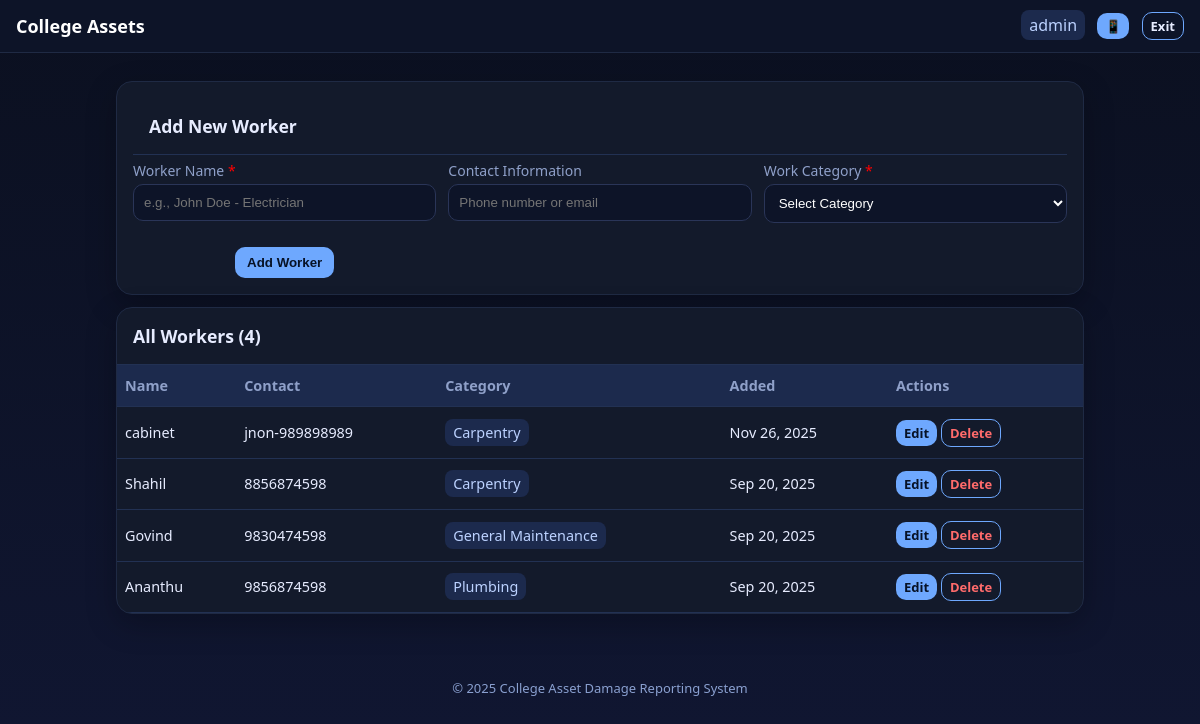
/views/admin/workers.php (signed in), run on the app's committed database.
### tables this page shows
CREATE TABLE `workers` (
  `worker_id` int(11) NOT NULL,
  `name` varchar(255) NOT NULL,
  `contact` varchar(255) DEFAULT NULL,
  `category_id` int(11) NOT NULL,
  `created_at` timestamp NOT NULL DEFAULT current_timestamp()
);

CREATE TABLE `categories` (
  `id` int(11) NOT NULL,
  `name` varchar(100) NOT NULL
);

### views/admin/workers.php (the view, shortened to what this page needs)
<?php
require_once __DIR__ . '/../../config/init.php';
$editWorker = null;
$workers = $conn->query("
    SELECT w.*, c.name as category_name
    FROM workers w
    JOIN categories c ON c.id = w.category_id
    ORDER BY c.name, w.name
");
include __DIR__ . '/../partials/header.php';
?>
<div class="card">
    <h3 class="card-title"><?= $editWorker ? 'Edit Worker' : 'Add New Worker' ?></h3>
    <form method="post" class="grid cols-3">
        <div>
            <label>Worker Name <span style="color: red;">*</span></label>
            <input class="input" name="name"
                   value="<?= htmlspecialchars($editWorker['name'] ?? $_POST['name'] ?? '') ?>"
                   required
                   placeholder="e.g., John Doe - Electrician">
        </div>
        <div>
            <label>Contact Information</label>
            <input class="input" name="contact"
                   value="<?= htmlspecialchars($editWorker['contact'] ?? $_POST['contact'] ?? '') ?>"
                   placeholder="Phone number or email">
        </div>
        <div>
            <label>Work Category <span style="color: red;">*</span></label>
            <select class="input" name="category_id" required>
                <option value="">Select Category</option>
            </select>
        </div>
        <div class="actions" style="text-align: center;">
            <button class="btn" type="submit">
                <?= $editWorker ? 'Update Worker' : 'Add Worker' ?>
            </button>
        </div>
    </form>
</div>
<div class="table-card">
    <h3 class="card-title">All Workers (<?= $workers->num_rows ?>)</h3>
    <div class="table-scroll">
        <table class="table">
            <thead>
                <tr>
                    <th>Name</th>
                    <th>Contact</th>
                    <th>Category</th>
                    <th>Added</th>
                    <th>Actions</th>
                </tr>
            </thead>
            <tbody>
                <?php if ($workers->num_rows > 0): ?>
                    <?php while ($worker = $workers->fetch_assoc()): ?>
                        <tr>
                            <td><?= htmlspecialchars($worker['name']) ?></td>
                            <td>
                                <?php if (!empty($worker['contact'])): ?>
                                    <?= htmlspecialchars($worker['contact']) ?>
                                <?php else: ?>
                                    <span style="color: #8fa0c9;">No contact</span>
                                <?php endif; ?>
                            </td>
                            <td>
                                <span class="tag"><?= htmlspecialchars($worker['category_name']) ?></span>
                            </td>
                            <td><?= date('M j, Y', strtotime($worker['created_at'])) ?></td>
                            <td>
                                <a href="?edit=<?= (int)$worker['worker_id'] ?>" class="btn small">Edit</a>
                                <a href="?delete=<?= (int)$worker['worker_id'] ?>"
                                   class="btn small outline"
                                   onclick="return confirm('Are you sure you want to delete this worker?')"
                                   style="color: #ff6b6b;">Delete</a>
                            </td>
                        </tr>
                    <?php endwhile; ?>
                <?php endif; ?>
            </tbody>
        </table>
    </div>
</div>
<?php include __DIR__ . '/../partials/footer.php'; ?>

### assets/css/style.css (style rules this page uses)
:root { --bg: #0b1020; --card: #131a2b; --text: #e7ecff; --muted: #8fa0c9; --accent: #6ea8fe; --good: #27ae60; --bad: #e74c3c; --warn: #f39c12 }
* { box-sizing: border-box }
body { margin: 0; font-family: system-ui, -apple-system, Segoe UI, Roboto, Ubuntu, 'Helvetica Neue', sans-serif; color: var(--text); background: linear-gradient(180deg, #0b1020, #101631) }
a { color: var(--accent); text-decoration: none }
.btn { display: inline-block; padding: 8px 12px; border-radius: 10px; background: var(--accent); color: #071226; border: 0; font-weight: 600 }
.btn.small { padding: 4px 8px; font-size: 13px }
.btn.outline { background: transparent; border: 1px solid var(--accent); color: var(--text) }
.card { background: var(--card); border: 1px solid #1f2a44; border-radius: 16px; padding: 16px; margin: 12px 0; box-shadow: 0 10px 30px rgba(0, 0, 0, .25) }
.grid { display: grid; gap: 12px }
.grid.cols-3 { grid-template-columns: repeat(3, 1fr) }
.table-card { background: var(--card); border-radius: 16px; overflow: hidden; border: 1px solid #1f2a44; margin-bottom: 1rem; box-shadow: 0 10px 30px rgba(0, 0, 0, 0.25) }
.table-scroll { overflow-x: auto; -webkit-overflow-scrolling: touch }
.card-title { padding: 1rem; margin: 0; border-bottom: 1px solid #223153; font-size: 1.1rem; color: var(--text); font-weight: 600 }
.input, .form-control { width: 100%; padding: 10px; border-radius: 10px; border: 1px solid #2a3558; background: #0d1428; color: #fff }
label { display: block; margin: 6px 0 4px; color: var(--muted); font-size: 14px }
.table { width: 100%; border-collapse: collapse }
.table th, .table td { padding: 10px; border-bottom: 1px solid #223153; text-align: left }
.table { min-width: 600px; width: 100%; border-collapse: collapse }
.table th, .table td { padding: 0.7rem 0.5rem; border-bottom: 1px solid #223153; white-space: nowrap; font-size: 0.9rem }
.table th { background: #1c2a4d; font-weight: 600; color: var(--muted) }
.table td { color: var(--text) }
.tag { padding: 4px 8px; border-radius: 8px; background: #1c2a4d; color: #bcd2ff }
form .actions { margin-top: 12px }

### data on the page
workers: name "cabinet", contact "jnon-989898989", category.name "Carpentry", created_at "Nov 26, 2025"
workers: name "Shahil", contact "8856874598", category.name "Carpentry", created_at "Sep 20, 2025"
workers: name "Govind", contact "9830474598", category.name "General Maintenance", created_at "Sep 20, 2025"
workers: name "Ananthu", contact "9856874598", category.name "Plumbing", created_at "Sep 20, 2025"

### other printed values
$user['role'] "admin"
$workers->num_rows "4"
